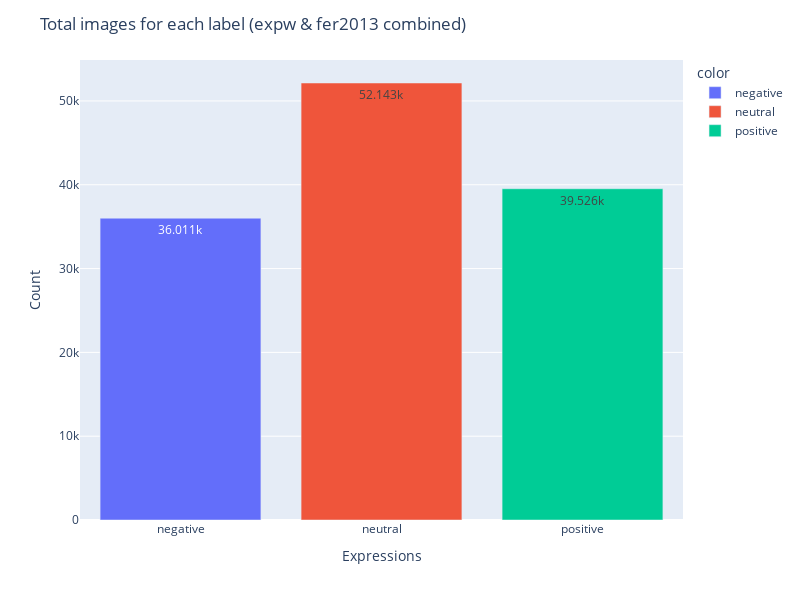

Write notebook code for a chart like this one.
### Code cell
fig = px.bar(
    x=grouped_count.index,
    y=grouped_count.values,
    color=grouped_count.index,
)

fig.update_layout(
    title="Total images for each label (expw & fer2013 combined)",
    xaxis_title="Expressions",
    yaxis_title="Count",
    height=600,
    width=800,
)

fig.update_traces(texttemplate="%{y}", textposition="inside")

fig.show()

### Figure 1 — Plotly figure (JSON) as saved in the notebook; plotly's stock layout.template omitted (floating-point values rounded to 4 significant figures)
{"data": [{"alignmentgroup": "True", "hovertemplate": "color=negative<br>x=%{x}<br>y=%{y}<extra></extra>", "legendgroup": "negative", "marker": {"color": "#636efa", "pattern": {"shape": ""}}, "name": "negative", "offsetgroup": "negative", "orientation": "v", "showlegend": true, "textposition": "inside", "texttemplate": "%{y}", "type": "bar", "x": ["negative"], "xaxis": "x", "y": [36011], "yaxis": "y"}, {"alignmentgroup": "True", "hovertemplate": "color=neutral<br>x=%{x}<br>y=%{y}<extra></extra>", "legendgroup": "neutral", "marker": {"color": "#EF553B", "pattern": {"shape": ""}}, "name": "neutral", "offsetgroup": "neutral", "orientation": "v", "showlegend": true, "textposition": "inside", "texttemplate": "%{y}", "type": "bar", "x": ["neutral"], "xaxis": "x", "y": [52143], "yaxis": "y"}, {"alignmentgroup": "True", "hovertemplate": "color=positive<br>x=%{x}<br>y=%{y}<extra></extra>", "legendgroup": "positive", "marker": {"color": "#00cc96", "pattern": {"shape": ""}}, "name": "positive", "offsetgroup": "positive", "orientation": "v", "showlegend": true, "textposition": "inside", "texttemplate": "%{y}", "type": "bar", "x": ["positive"], "xaxis": "x", "y": [39526], "yaxis": "y"}], "layout": {"barmode": "relative", "height": 600, "legend": {"title": {"text": "color"}, "tracegroupgap": 0}, "margin": {"t": 60}, "title": {"text": "Total images for each label (expw & fer2013 combined)"}, "width": 800, "xaxis": {"anchor": "y", "domain": [0, 1], "title": {"text": "Expressions"}}, "yaxis": {"anchor": "x", "domain": [0, 1], "title": {"text": "Count"}}}}
